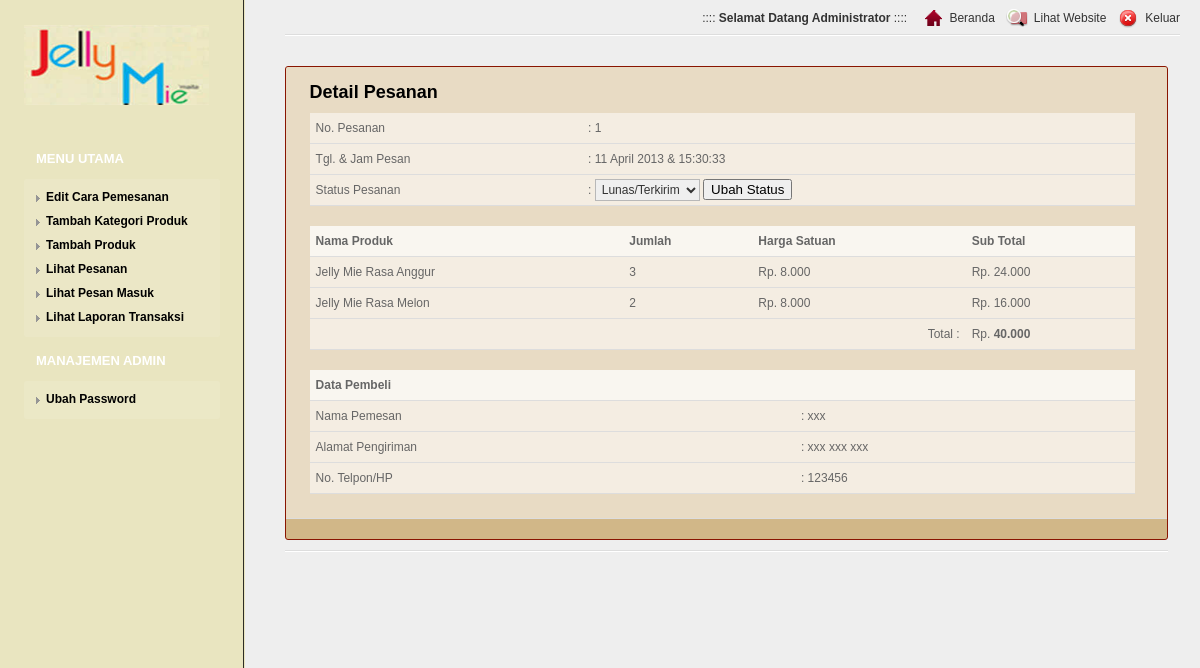
Screenshot of /login/media.php?module=order&act=detailorder&id=1 (signed in) with the database file from the repository.
### tables this page shows
CREATE TABLE IF NOT EXISTS `orders` (
  `id_orders` int(5) NOT NULL AUTO_INCREMENT,
  `nama_kustomer` varchar(100) NOT NULL,
  `alamat` text NOT NULL,
  `telpon` varchar(20) NOT NULL,
  `status_order` varchar(50) NOT NULL DEFAULT 'Baru',
  `tgl_order` date NOT NULL,
  `jam_order` time NOT NULL,
  PRIMARY KEY (`id_orders`)
);

CREATE TABLE IF NOT EXISTS `orders_detail` (
  `id_orders` int(5) NOT NULL,
  `id_produk` int(5) NOT NULL,
  `jumlah` int(5) NOT NULL
);

CREATE TABLE IF NOT EXISTS `produk` (
  `id_produk` int(5) NOT NULL AUTO_INCREMENT,
  `id_kategori` int(5) NOT NULL,
  `nama_produk` varchar(100) NOT NULL,
  `produk_seo` varchar(100) NOT NULL,
  `deskripsi` text NOT NULL,
  `harga` int(20) NOT NULL,
  `stok` int(5) NOT NULL,
  `gambar` varchar(100) NOT NULL,
  PRIMARY KEY (`id_produk`)
);

### config/fungsi_indotgl.php (called while the page is built, shortened)
<?php
	function tgl_indo($tgl){
			$tanggal = substr($tgl,8,2);
			$bulan = getBulan(substr($tgl,5,2));
			$tahun = substr($tgl,0,4);
			return $tanggal.' '.$bulan.' '.$tahun;
	}
	function getBulan($bln){
				switch ($bln){
					case 4:
						return "April";
						break;
				}
			}
?>

### config/fungsi_rupiah.php (called while the page is built)
<?php
function format_rupiah($angka){
  $rupiah=number_format($angka,0,',','.');
  return $rupiah;
}
?>

### login/modul/mod_order/order.php (the view, shortened to what this page needs)
<?php
 if (empty($_SESSION['username']) AND empty($_SESSION['passuser'])){
  echo "<link href='style.css' rel='stylesheet' type='text/css'>
 <center>Untuk mengakses modul, Anda harus login <br>";
  echo "<a href=../../index.php><b>LOGIN</b></a></center>";
}
else{
$aksi="modul/mod_order/aksi_order.php";
switch($_GET[act]){
  case "detailorder":
    $edit = mysql_query("SELECT * FROM orders WHERE id_orders='$_GET[id]'");
    $r    = mysql_fetch_array($edit);
    $tanggal=tgl_indo($r[tgl_order]);
    $pilihan_status = array('Batal','Lunas/Terkirim');
    $pilihan_order = '';
    foreach ($pilihan_status as $status) {
	   $pilihan_order .= "<option value=$status";
	   if ($status == $r[status_order]) {
		    $pilihan_order .= " selected";
	   }
	   $pilihan_order .= ">$status</option>\r\n";
    }
    echo "<h2>Detail Pesanan</h2>
          <form method=POST action=$aksi?module=order&act=update>
          <input type=hidden name=id value=$r[id_orders]>
          <table>
          <tr><td>No. Pesanan</td>        <td> : $r[id_orders]</td></tr>
          <tr><td>Tgl. & Jam Pesan</td> <td> : $tanggal & $r[jam_order]</td></tr>
          <tr><td>Status Pesanan      </td><td>: <select name=status_order>$pilihan_order</select>
          <input type=submit value='Ubah Status'></td></tr>
          </table></form>";
  $sql2=mysql_query("SELECT * FROM orders_detail, produk
                     WHERE orders_detail.id_produk=produk.id_produk
                     AND orders_detail.id_orders='$_GET[id]'");
  echo "<table border=0 width=500>
        <tr><th>Nama Produk</th><th>Jumlah</th><th>Harga Satuan</th><th>Sub Total</th></tr>";
  while($s=mysql_fetch_array($sql2)){
    $subtotal    = $s[harga] * $s[jumlah];
    $total       = $total + $subtotal;
    $subtotal_rp = format_rupiah($subtotal);
    $total_rp    = format_rupiah($total);
    $harga       = format_rupiah($s[harga]);
    echo "<tr><td>$s[nama_produk]</td><td>$s[jumlah]</td><td>Rp. $harga</td><td>Rp. $subtotal_rp</td></tr>";
  }
echo "<tr><td colspan=3 align=right>Total : </td><td>Rp. <b>$total_rp</b></td></tr>
      </table>";
  echo "<table border=0 width=500>
        <tr><th colspan=2>Data Pembeli</th></tr>
        <tr><td>Nama Pemesan</td><td> : $r[nama_kustomer]</td></tr>
        <tr><td>Alamat Pengiriman</td><td> : $r[alamat]</td></tr>
        <tr><td>No. Telpon/HP</td><td> : $r[telpon]</td></tr>
        </table>";
    break;
 }
}
?>

### login/css/screen.css (style rules this page uses)
html { background: url('../images/main.gif') top left #EEEEEE; }
body { background: url('../images/login.gif') top left repeat-y; min-width: 1000px; min-height: 900px; text-align: left; margin: 0px; font-family: arial; font-size: 12px; color: #666666; }
h2 { color: #000; font-size: 18px; font-weight: bold; padding-top: 10px; margin-bottom: 10px; }
.page table { width: 100%; margin: 0px; margin-bottom: 20px; }
.page th { background: url('../images/header.gif') top left repeat-x #FFFFFF; border-bottom: 1px solid #DDDDDD; text-align: left; line-height: 22px; padding: 4px 6px 4px 6px; color: #333333; white-space: nowrap; }
.page td { background: url('../images/bck_white_50.png') top left; border-bottom: 1px solid #DDDDDD; line-height: 22px; padding: 4px 6px 4px 6px; }
.page tbody th { background: url('../images/bck_white_75.png') top left; font-weight: bold; white-space: nowrap; color: #666666; }
form { width: 100%; }
select { display: inline; border: 1px solid #B8B8B8; font-size: 12px; font-family: arial; color: #333333; height: 22px; padding: 2px; }

### rows the page displays
orders: id_orders "1", tgl_order "11 April 2013", jam_order "15:30:33", nama_kustomer "xxx", alamat "xxx xxx xxx", telpon "123456"
orders_detail: produk.nama_produk "Jelly Mie Rasa Anggur", jumlah "3", produk.harga "8.000", jumlah.harga "24.000"
orders_detail: produk.nama_produk "Jelly Mie Rasa Melon", jumlah "2", produk.harga "8.000", jumlah.harga "16.000"

### other values shown
$_SESSION[namalengkap] "Administrator"
$total_rp "40.000"
form field status_order "Lunas/Terkirim"
